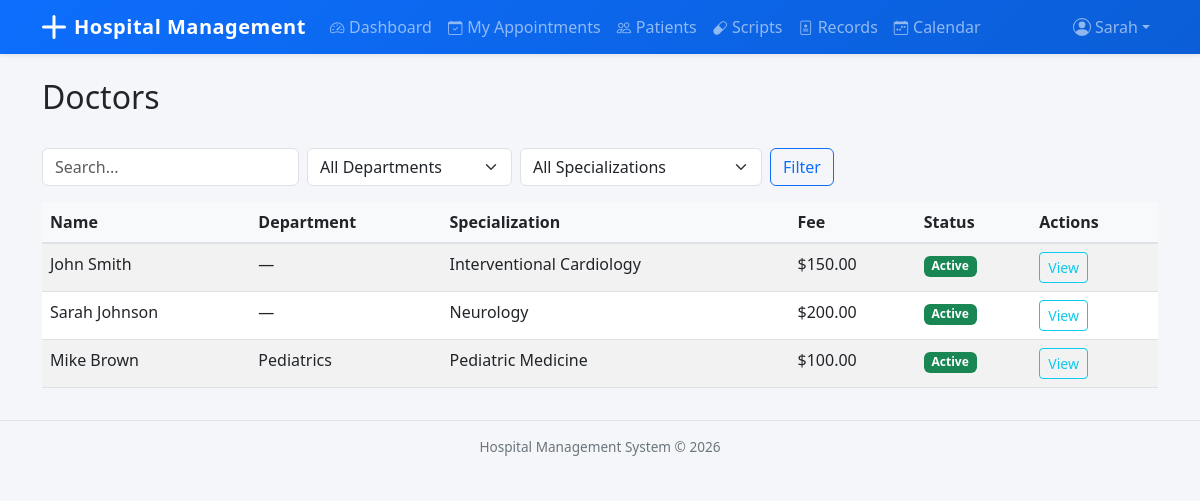
Page /doctors/ (signed in) on the committed database.
### accounts/models.py (models this page shows, shortened)
class User(AbstractUser):
    class Role(models.TextChoices):
        ADMIN = 'Admin', 'Admin'
        DOCTOR = 'Doctor', 'Doctor'
        RECEPTIONIST = 'Receptionist', 'Receptionist'
    role = models.CharField(max_length=20, choices=Role.choices, default=Role.RECEPTIONIST)
    phone_number = models.CharField(max_length=15, blank=True)

### doctors/models.py (models this page shows, shortened)
class Doctor(models.Model):
    user = models.OneToOneField(settings.AUTH_USER_MODEL, on_delete=models.CASCADE)
    department = models.ForeignKey(
        'departments.Department', on_delete=models.SET_NULL,
        null=True, blank=True, related_name='doctors'
    )
    specialization = models.CharField(max_length=100)
    qualification = models.CharField(max_length=200)
    experience_years = models.PositiveIntegerField(default=0)
    consultation_fee = models.DecimalField(max_digits=10, decimal_places=2, default=0)
    available_days = models.CharField(
        max_length=100,
        help_text="Comma-separated days (e.g., Monday,Tuesday,Wednesday)"
    )
    available_time_start = models.TimeField(null=True, blank=True)
    available_time_end = models.TimeField(null=True, blank=True)
    is_active = models.BooleanField(default=True)
    class Meta:
        ordering = ['id']

### departments/models.py (models this page shows)
class Department(models.Model):
    name = models.CharField(max_length=100, unique=True)
    description = models.TextField(blank=True)
    head_of_department = models.ForeignKey(
        'doctors.Doctor', on_delete=models.SET_NULL,
        null=True, blank=True, related_name='headed_departments'
    )
    class Meta:
        ordering = ['name']
    def __str__(self):
        return self.name

### doctors/views.py (the view)
# urls.py: path('', views.DoctorListView.as_view(), name='doctor_list'),
class DoctorListView(LoginRequiredMixin, ListView):
    model = Doctor
    template_name = 'doctors/doctor_list.html'
    context_object_name = 'doctors'
    paginate_by = 20
    def get_queryset(self):
        qs = super().get_queryset()
        department = self.request.GET.get('department')
        specialization = self.request.GET.get('specialization')
        search = self.request.GET.get('search')
        if department:
            qs = qs.filter(department_id=department)
        if specialization:
            qs = qs.filter(specialization__icontains=specialization)
        if search:
            qs = qs.filter(
                Q(user__first_name__icontains=search) |
                Q(user__last_name__icontains=search) |
                Q(specialization__icontains=search)
            )
        return qs
    def get_context_data(self, **kwargs):
        context = super().get_context_data(**kwargs)
        from departments.models import Department
        context['departments'] = Department.objects.all()
        context['specializations'] = Doctor.objects.values_list(
            'specialization', flat=True
        ).distinct().order_by('specialization')
        return context

### templates/doctors/doctor_list.html (shortened to what this page needs)
{% extends 'base.html' %}
{% block content %}
<div class="d-flex justify-content-between align-items-center">
    <h2>Doctors</h2>
</div>
<form method="get" class="row g-2 mt-3 mb-3">
    <div class="col-auto"><input type="text" name="search" class="form-control" placeholder="Search..." value="{{ request.GET.search }}"></div>
    <div class="col-auto">
        <select name="department" class="form-select">
            <option value="">All Departments</option>
        </select>
    </div>
    <div class="col-auto">
        <select name="specialization" class="form-select">
            <option value="">All Specializations</option>
        </select>
    </div>
    <div class="col-auto"><button type="submit" class="btn btn-outline-primary">Filter</button></div>
</form>
<table class="table table-striped">
    <thead><tr><th>Name</th><th>Department</th><th>Specialization</th><th>Fee</th><th>Status</th><th>Actions</th></tr></thead>
    <tbody>
    {% for doctor in doctors %}
    <tr>
        <td>{{ doctor.user.get_full_name|default:doctor.user.username }}</td>
        <td>{{ doctor.department|default:"—" }}</td>
        <td>{{ doctor.specialization }}</td>
        <td>${{ doctor.consultation_fee }}</td>
        <td>{% if doctor.is_active %}<span class="badge bg-success">Active</span>{% else %}<span class="badge bg-secondary">Inactive</span>{% endif %}</td>
        <td>
            <a href="{% url 'doctor_detail' doctor.pk %}" class="btn btn-sm btn-outline-info">View</a>
        </td>
    </tr>
    {% empty %}
    <tr><td colspan="6" class="text-muted">No doctors found.</td></tr>
    {% endfor %}
    </tbody>
</table>
{% endblock %}

### templates/base.html (shortened to what this page needs)
<!DOCTYPE html>
<html lang="en">
<head>
    <link href="https://cdn.jsdelivr.net/npm/bootstrap@5.3.0/dist/css/bootstrap.min.css" rel="stylesheet">
    <link rel="stylesheet" href="https://cdn.jsdelivr.net/npm/bootstrap-icons@1.11.3/font/bootstrap-icons.min.css">
</head>
<body>
    <nav class="navbar navbar-expand-lg navbar-dark bg-primary shadow-sm">
        <div class="container">
            <a class="navbar-brand d-flex align-items-center" href="{% url 'dashboard_redirect' %}">
                <svg xmlns="http://www.w3.org/2000/svg" width="24" height="24" fill="currentColor" class="me-2" viewBox="0 0 16 16">
                    <path d="M8 0a1 1 0 0 1 1 1v6h6a1 1 0 1 1 0 2H9v6a1 1 0 1 1-2 0V9H1a1 1 0 0 1 0-2h6V1a1 1 0 0 1 1-1z"/>
                </svg>
                <span class="d-none d-sm-inline">Hospital Management</span><span class="d-sm-none">HMS</span>
            </a>
            <div class="collapse navbar-collapse" id="navbarNav">
                {% if user.is_authenticated %}
                <ul class="navbar-nav me-auto">
                    {% if user.role == 'Admin' %}
                    <li class="nav-item"><a class="nav-link{% if request.resolver_match.url_name == 'admin_dashboard' %} active{% endif %}" href="{% url 'admin_dashboard' %}"><i class="bi bi-speedometer2 nav-icon"></i>Dashboard</a></li>
                    <li class="nav-item"><a class="nav-link{% if request.resolver_match.url_name == 'department_list' %} active{% endif %}" href="{% url 'department_list' %}"><i class="bi bi-building nav-icon"></i>Departments</a></li>
                    <li class="nav-item"><a class="nav-link{% if 'doctor' in request.resolver_match.url_name %} active{% endif %}" href="{% url 'doctor_list' %}"><i class="bi bi-person-badge nav-icon"></i>Doctors</a></li>
                    <li class="nav-item"><a class="nav-link{% if 'patient' in request.resolver_match.url_name %} active{% endif %}" href="{% url 'patient_list' %}"><i class="bi bi-people nav-icon"></i>Patients</a></li>
                    <li class="nav-item"><a class="nav-link{% if 'appointment' in request.resolver_match.url_name %} active{% endif %}" href="{% url 'appointment_list' %}"><i class="bi bi-calendar-check nav-icon"></i>Appointments</a></li>
                    <li class="nav-item"><a class="nav-link{% if 'prescription' in request.resolver_match.url_name %} active{% endif %}" href="{% url 'prescription_list' %}"><i class="bi bi-capsule nav-icon"></i>Prescriptions</a></li>
                    <li class="nav-item"><a class="nav-link{% if 'record' in request.resolver_match.url_name %} active{% endif %}" href="{% url 'medical_record_list' %}"><i class="bi bi-file-medical nav-icon"></i>Records</a></li>
                    <li class="nav-item"><a class="nav-link{% if 'report' in request.resolver_match.url_name %} active{% endif %}" href="{% url 'patient_report' %}"><i class="bi bi-graph-up nav-icon"></i>Reports</a></li>
                    <li class="nav-item"><a class="nav-link{% if 'calendar' in request.resolver_match.url_name %} active{% endif %}" href="{% url 'doctor_calendar' %}"><i class="bi bi-calendar-week nav-icon"></i>Calendar</a></li>
                    {% elif user.role == 'Doctor' %}
                    <li class="nav-item"><a class="nav-link{% if request.resolver_match.url_name == 'doctor_dashboard' %} active{% endif %}" href="{% url 'doctor_dashboard' %}"><i class="bi bi-speedometer2 nav-icon"></i>Dashboard</a></li>
                    <li class="nav-item"><a class="nav-link" href="{% url 'doctor_appointments' %}"><i class="bi bi-calendar-check nav-icon"></i>My Appointments</a></li>
                    <li class="nav-item"><a class="nav-link{% if 'patient' in request.resolver_match.url_name %} active{% endif %}" href="{% url 'patient_list' %}"><i class="bi bi-people nav-icon"></i>Patients</a></li>
                    <li class="nav-item"><a class="nav-link{% if request.resolver_match.url_name == 'doctor_prescriptions' %} active{% endif %}" href="{% url 'doctor_prescriptions' %}"><i class="bi bi-capsule nav-icon"></i>Scripts</a></li>
                    <li class="nav-item"><a class="nav-link" href="{% url 'doctor_medical_records' %}"><i class="bi bi-file-medical nav-icon"></i>Records</a></li>
                    <li class="nav-item"><a class="nav-link{% if 'calendar' in request.resolver_match.url_name %} active{% endif %}" href="{% url 'doctor_calendar' %}"><i class="bi bi-calendar-week nav-icon"></i>Calendar</a></li>
                    {% endif %}
                </ul>
                <ul class="navbar-nav">
                    <li class="nav-item dropdown">
                        <a class="nav-link dropdown-toggle d-flex align-items-center" href="#" role="button" data-bs-toggle="dropdown">
                            <span class="d-none d-md-inline">{{ user.get_short_name|default:user.username }}</span>
                        </a>
                    </li>
                </ul>
                {% endif %}
            </div>
        </div>
    </nav>
    <div class="container mt-4">
        {% block content %}{% endblock %}
    </div>
    <footer class="footer text-center">
        <div class="container">
            Hospital Management System &copy; {% now "Y" %}
        </div>
    </footer>
</body>
</html>

### templates/base.html (style rules this page uses)
body { background-color: #f4f6f9; }
.navbar { padding-top: 0; padding-bottom: 0; background: linear-gradient(135deg, #0d6efd 0%, #0b5ed7 100%); }
.navbar-brand { font-weight: 700; letter-spacing: 0.5px; padding-top: 0.75rem; padding-bottom: 0.75rem; }
.navbar .nav-link { padding-top: 0.75rem; padding-bottom: 0.75rem; position: relative; transition: background-color 0.15s; }
.table th { background-color: #f8f9fa; border-bottom-width: 2px; }
.footer { font-size: 0.85rem; color: #6c757d; border-top: 1px solid #dee2e6; padding: 1rem 0; margin-top: 2rem; }
.nav-icon { margin-right: 0.3rem; font-size: 0.9rem; }

### rows in the picture
User: get_short_name "Sarah"
Doctor: user.get_full_name "John Smith", department "—", specialization "Interventional Cardiology", consultation_fee "150.00", is_active "Active"
Doctor: user.get_full_name "Sarah Johnson", department "—", specialization "Neurology", consultation_fee "200.00", is_active "Active"
Doctor: user.get_full_name "Mike Brown", department "Pediatrics", specialization "Pediatric Medicine", consultation_fee "100.00", is_active "Active"
